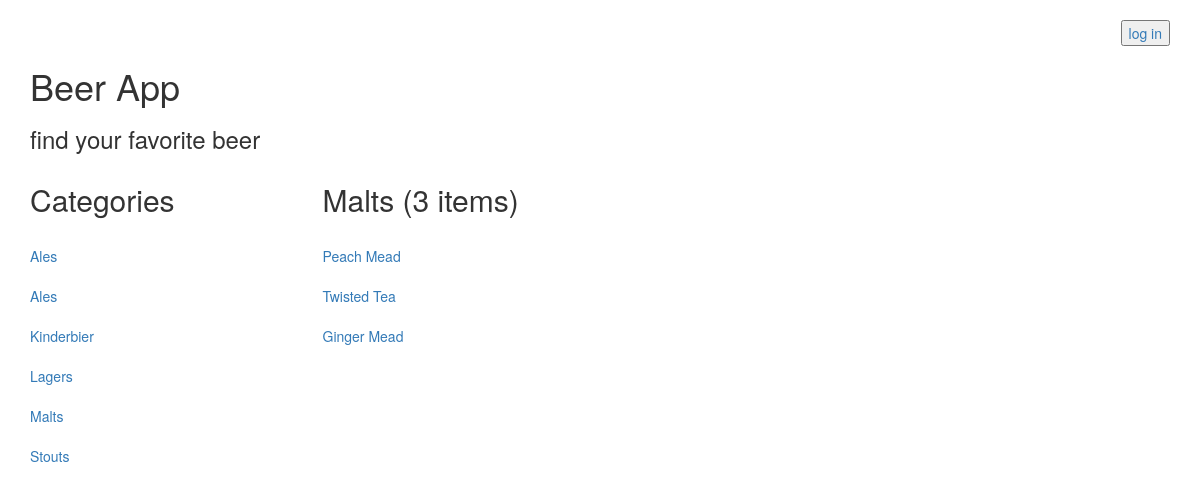
Screenshot of /catalog/3/items/ with the database file from the repository.
### database_setup.py (models this page shows, shortened)
class Category(Base):
    __tablename__ = 'category'
    id = Column(Integer, primary_key=True)
    name = Column(String(80), nullable=False)
    user_id = Column(Integer, ForeignKey('user.id'))
    user = relationship(User)

class Item(Base):
    __tablename__ = 'item'
    name = Column(String(80), nullable=False)
    id = Column(Integer, primary_key=True)
    description = Column(String(250))
    cat_id = Column(Integer, ForeignKey('category.id'))
    category = relationship(Category)
    user_id = Column(Integer, ForeignKey('user.id'))
    user = relationship(User)

### application.py (the view, shortened to what this page needs)
@app.route('/catalog/<category_id>/items/', methods=['GET', 'POST'])
def showItemsOfCategory(category_id):
    if 'username' not in login_session:
        headertype = 'publicheader.html'
        categories = session.query(Category).order_by(asc(Category.name)).all()
        category = session.query(Category).filter_by(id=category_id).one()
        counts = session.query(Item).filter_by(cat_id=category_id).count()
        items = session.query(Item).filter_by(cat_id=category_id).all()
        return render_template('catalog.html', headertype=headertype,
                               categories=categories, category=category,
                               n=counts, items=items)

### templates/catalog.html
{% extends "main.html" %}
{% block content %}
{% include headertype %}
      <div class="row">
        <div class="col-md-12">
          <h1>Beer App</h1>
          <h3>find your favorite beer</h3>
        </div>
      </div>
      <div class="row">
        <div class="col-md-12">
        </div>
      </div>
      <div class="row">
        <div class="col-md-3">
            <h2>Categories</h2>
            {% for i in categories %}
            <br><a href='{{url_for('showItemsOfCategory', category_id = i.id) }}'>{{i.name}}</a><br>
          {% endfor %}
        </div>
        <div class="col-md-9">
          <h2>{{category.name}} ({{n}} items)</h2>
          {% for i in items %}
            <br><a href='{{ url_for( 'itemDescription', category_id = i.cat_id, item_id = i.id) }}'>{{i.name}}</a><br>
            {% endfor %}
        </div>
      </div>
{% endblock %}

### static/styles.css (style rules this page uses)
html { font-family: sans-serif; -ms-text-size-adjust: 100%; -webkit-text-size-adjust: 100%; }
body { margin: 0; }
a { background-color: transparent; }
h1 { font-size: 2em; margin: 0.67em 0; }
* { -webkit-box-sizing: border-box; -moz-box-sizing: border-box; box-sizing: border-box; }
*:before, *:after { -webkit-box-sizing: border-box; -moz-box-sizing: border-box; box-sizing: border-box; }
html { font-size: 10px; -webkit-tap-highlight-color: rgba(0, 0, 0, 0); }
body { font-family: "Helvetica Neue", Helvetica, Arial, sans-serif; font-size: 14px; line-height: 1.42857143; color: #333333; background-color: #ffffff; }
a { color: #337ab7; text-decoration: none; }
h1, h2, h3, h4, h5, h6, .h1, .h2, .h3, .h4, .h5, .h6 { font-family: inherit; font-weight: 500; line-height: 1.1; color: inherit; }
h1, .h1, h2, .h2, h3, .h3 { margin-top: 20px; margin-bottom: 10px; }
h1, .h1 { font-size: 36px; }
h2, .h2 { font-size: 30px; }
h3, .h3 { font-size: 24px; }
.row { margin-left: -15px; margin-right: -15px; }
.col-xs-1, .col-sm-1, .col-md-1, .col-lg-1, .col-xs-2, .col-sm-2, .col-md-2, .col-lg-2, .col-xs-3, .col-sm-3, .col-md-3, .col-lg-3, .col-xs-4, .col-sm-4, .col-md-4, .col-lg-4, .col-xs-5, .col-sm-5, .col-md-5, .col-lg-5, .col-xs-6, .col-sm-6, .col-md-6, .col-lg-6, .col-xs-7, .col-sm-7, .col-md-7, .col-lg-7, .col-xs-8, .col-sm-8, .col-md-8, .col-lg-8, .col-xs-9, .col-sm-9, .col-md-9, .col-lg-9, .col-xs-10, .col-sm-10, .col-md-10, .col-lg-10, .col-xs-11, .col-sm-11, .col-md-11, .col-lg-11, .col-xs-12, .col-sm-12, .col-md-12, .col-lg-12 { position: relative; min-height: 1px; padding-left: 15px; padding-right: 15px; }
@media (min-width: 992px) { .col-md-1, .col-md-2, .col-md-3, .col-md-4, .col-md-5, .col-md-6, .col-md-7, .col-md-8, .col-md-9, .col-md-10, .col-md-11, .col-md-12 { float: left; } }
@media (min-width: 992px) { .col-md-12 { width: 100%; } }
@media (min-width: 992px) { .col-md-9 { width: 75%; } }
@media (min-width: 992px) { .col-md-3 { width: 25%; } }
.clearfix:before, .clearfix:after, .dl-horizontal dd:before, .dl-horizontal dd:after, .container:before, .container:after, .container-fluid:before, .container-fluid:after, .row:before, .row:after, .form-horizontal .form-group:before, .form-horizontal .form-group:after, .nav:before, .nav:after, .navbar:before, .navbar:after, .navbar-header:before, .navbar-header:after, .navbar-collapse:before, .navbar-collapse:after { content: " "; display: table; }
.clearfix:after, .dl-horizontal dd:after, .container:after, .container-fluid:after, .row:after, .form-horizontal .form-group:after, .nav:after, .navbar:after, .navbar-header:after, .navbar-collapse:after { clear: both; }

### rows the page displays
Category: name "Ales"
Category: name "Ales"
Category: name "Kinderbier"
Category: name "Lagers"
Category: name "Malts"
Category: name "Stouts"
Item: name "Peach Mead"
Item: name "Twisted Tea"
Item: name "Ginger Mead"

### other values shown
{{ n }} "3"
